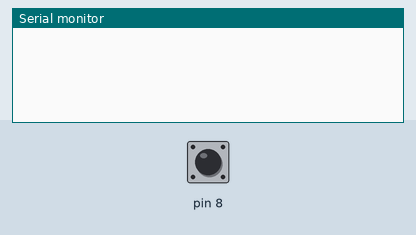
A sketch run on a simulated Arduino Uno, built with avr-gcc and run on an emulated ATmega328P. Parts: the last lines printed to the serial monitor. Inputs (shaded band) come from the test bench; at power-on: pin 8 LOW.

Above: at 1.2 s.
1.3 s: pin 8 pulsed HIGH 2 times (0.12 s each, 0.3 s apart)
At 2.5 s:
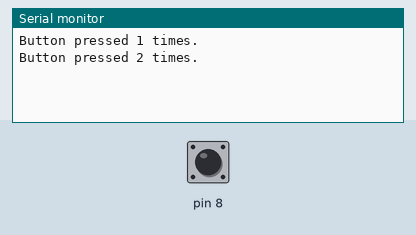
8.7 s: pin 8 driven HIGH
At 9.5 s:
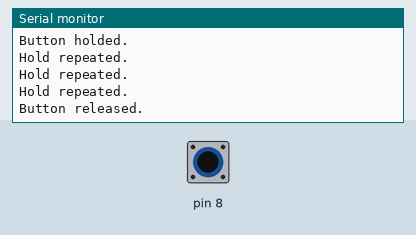
10.2 s: pin 8 driven LOW
At 15.6 s:
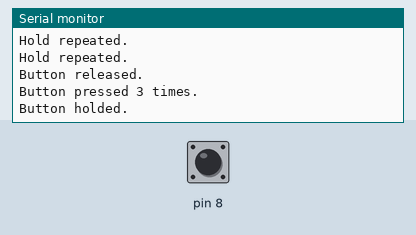

Measured:
- after the input at 1.3 s, the serial monitor: prints a new line after 0.12 s (image 1)
- after the input at 8.7 s, the serial monitor: prints a new line at once (image 2)
- after the input at 10.2 s, the serial monitor: prints a new line at once (image 3)

The sketch:

source.ino
```cpp
#define PULLUP 0
#define PULLDOWN 1
#define PULLUP_INTERNAL 2

void setup()
{
  Serial.begin(115200);
  begin(8, PULLUP);
  setReturnPressBeforeHold(true);
}

uint8_t pin;
uint8_t isPULLUP;

uint8_t debounceTimeValue = 50;
uint16_t holdTimeValue = 1000;
uint16_t holdRepeatTimeValue = 500;
bool ReturnPressBeforeHold = false;
bool ReturnReleaseAfterPressV = false;

void begin(uint8_t pinInc, uint8_t modeInc)
{
  pin = pinInc;
  pinMode(pin, modeInc == PULLUP_INTERNAL ? INPUT_PULLUP : INPUT);
  isPULLUP = (modeInc == PULLDOWN ? false : true);
  setHoldTime(5000);
}

void loop()
{
  static uint16_t buttonCount = 0;
  switch (getState())
  {
    case 0: break;
    case 1: Serial.println("Button pressed " + String(++buttonCount) + " times."); break;
    case 2: Serial.println("Button holded."); break;
    case 3: Serial.println("Hold repeated."); break;
    case 4: Serial.println("Button released."); break;
  }
}

uint8_t getState()
{
  static uint32_t debounceTime = 0;

  static bool holding = 0;
  static bool startHold = 0;
  static uint32_t startHoldTime = 0;
  static bool holdRepeat = 0;
  static uint32_t startHoldRepeatTime = 0;

  uint8_t stateToReturn = 0;
  bool buttonState = isPULLUP ? !digitalRead(pin) : digitalRead(pin);
  static bool lastButtonState = false;

  if (lastButtonState != buttonState)
  {
    if (millis() - debounceTime > debounceTimeValue)
    {
      lastButtonState = buttonState;
      if (buttonState == true)
      {
        if (ReturnPressBeforeHold)
        {
          stateToReturn = 1;
        }
        startHold = 1;
        startHoldTime = millis();
      }
      else
      {
        if ((holding == 1) || (ReturnReleaseAfterPressV == 1))
        {
          stateToReturn = 4;
        }
        else if (ReturnPressBeforeHold != true)
        {
          stateToReturn = 1;
        }
        startHold = 0;
        holding = 0;
        holdRepeat = 0;
      }
    }
    debounceTime = millis();
  }
  if (buttonState == true)
  {
    if ((millis() - startHoldTime >= holdTimeValue) && startHold == 1)
    {
      startHold = 0;
      holding = 1;
      stateToReturn = 2;
      startHoldRepeatTime = millis();
      holdRepeat = 1;
    }
    if ((millis() - startHoldRepeatTime >= holdRepeatTimeValue) && holdRepeat == 1)
    {
      startHoldRepeatTime = millis();
      stateToReturn = 3;
    }
  }
  return stateToReturn;
}

void setDebounceTime(byte InTime)
{
  debounceTimeValue = InTime;
}
void setHoldTime(int InTime)
{
  holdTimeValue = InTime;
}
void setHoldRepeatTime(int InTime)
{
  holdRepeatTimeValue = InTime;
}
void setReturnPressBeforeHold(bool In)
{
  ReturnPressBeforeHold = In;
}
```
